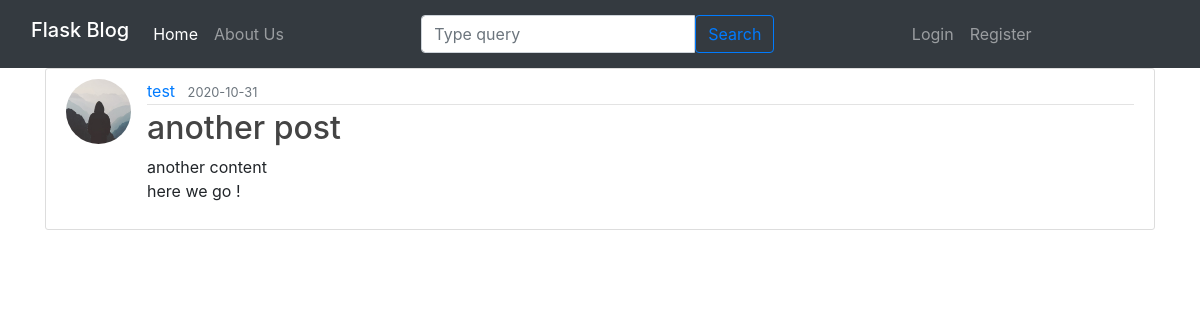
The page /post/2 on the database as committed earlier.
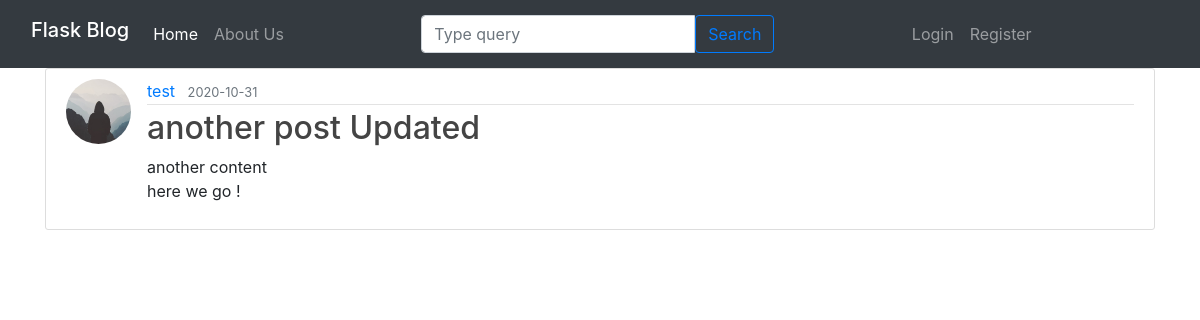
The same page on the database as committed later.
### flaskblog/models.py (models this page shows, shortened)
class Post(db.Model ,UserMixin):
    id = db.Column(db.Integer , primary_key = True)
    title = db.Column(db.String(20) , nullable = False )
    content = db.Column(db.Text, nullable = False )
    date_posted = db.Column(db.DateTime , default=datetime.utcnow)
    user_id = db.Column(db.Integer , db.ForeignKey('user.id'))

### flaskblog/routes.py (the view)
@app.route("/post/<int:post_id>" , methods=['GET','POST'])
def post(post_id):
    post = Post.query.get_or_404(post_id)
    return render_template('post.html' , title = post.id , post = post)

### flaskblog/templates/post.html (shortened to what this page needs)
{% extends 'layout.html' %}
{% block content %}
  <div class="container">
    <article class="media content-section">
      <img class="rounded-circle article-img" src="{{ url_for('static', filename='profile_pics/' + post.author.image_file) }}">
      <div class="media-body">
        <div class="article-metadata">
          <a class="mr-2" href="#">{{ post.author.username }}</a>
          <small class="text-muted">{{ post.date_posted.strftime('%Y-%m-%d') }}</small>
        </div>
        <h2 class="article-title"> {{ post.title }}</h2>
        <p class="article-content">{{ post.content }}</p>
      </div>
    </article>
</div>
{% endblock content %}

Rows that differ between the two databases and show on the page:
changed Post "another content here we go !": title "another post" → "another post Updated"
